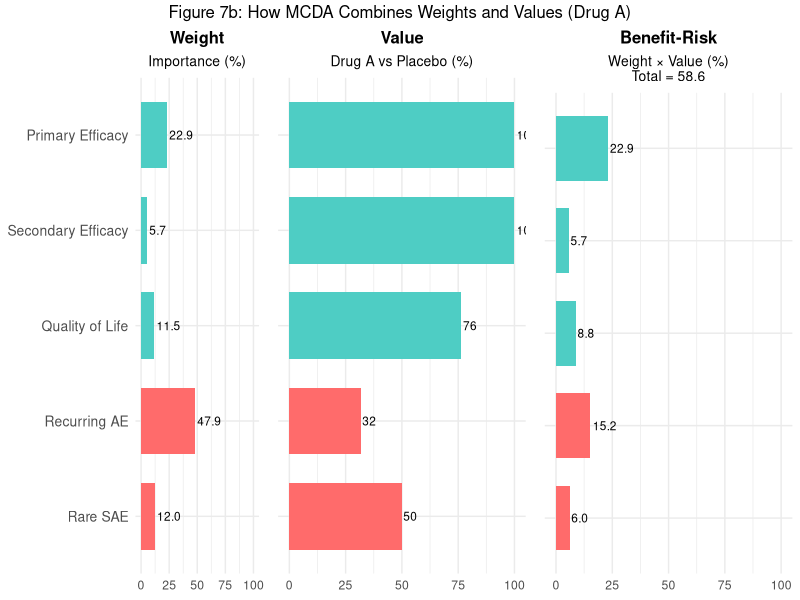
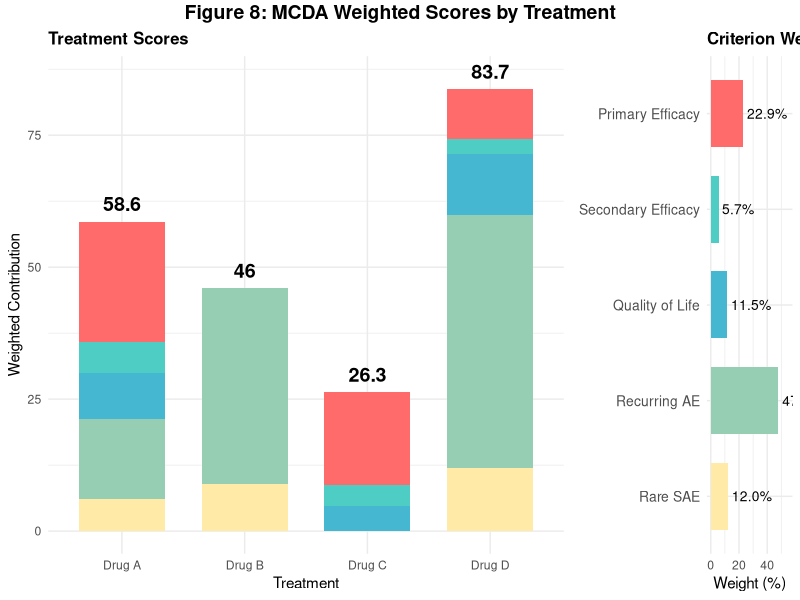
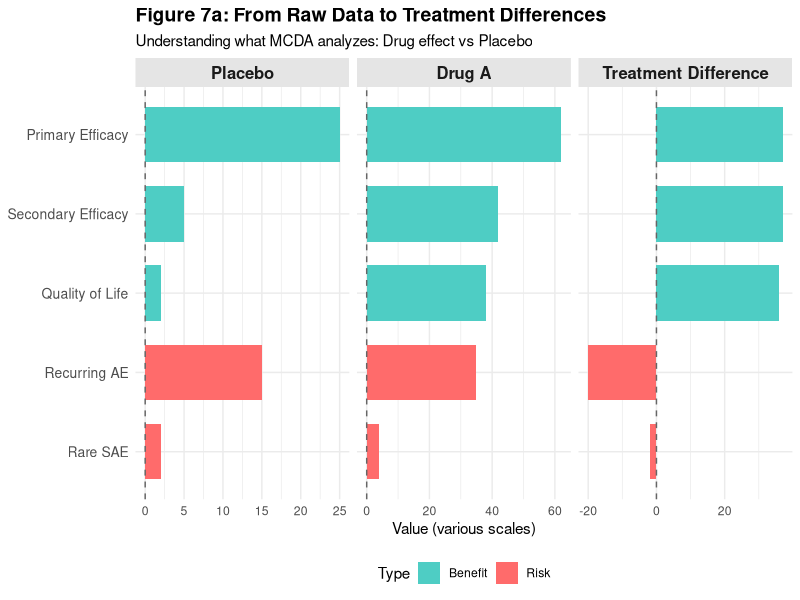
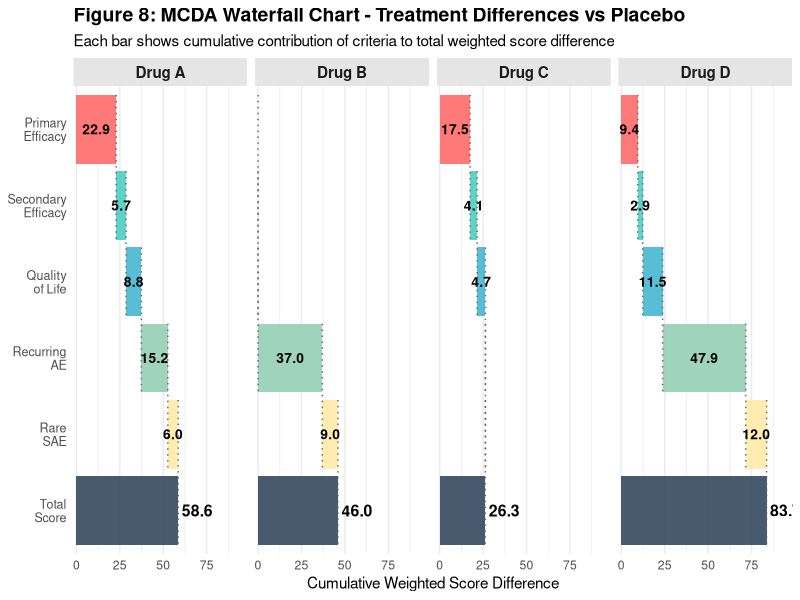
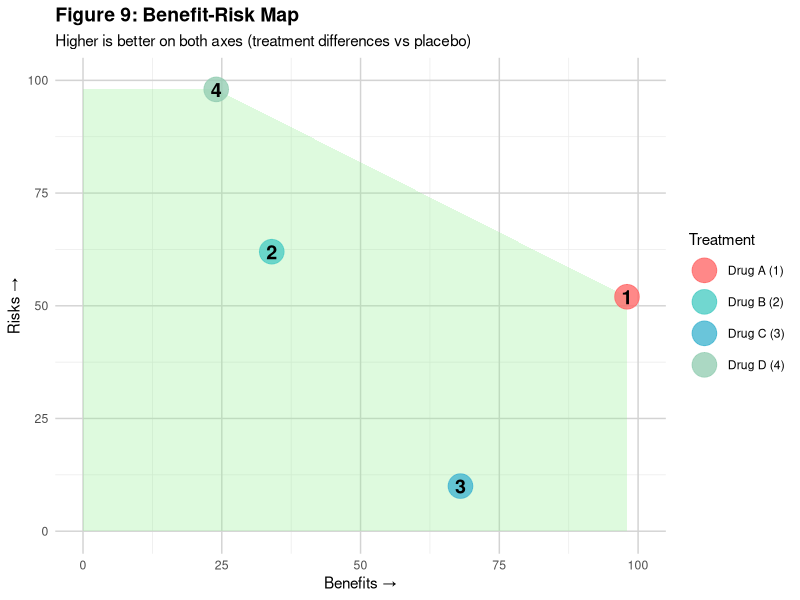
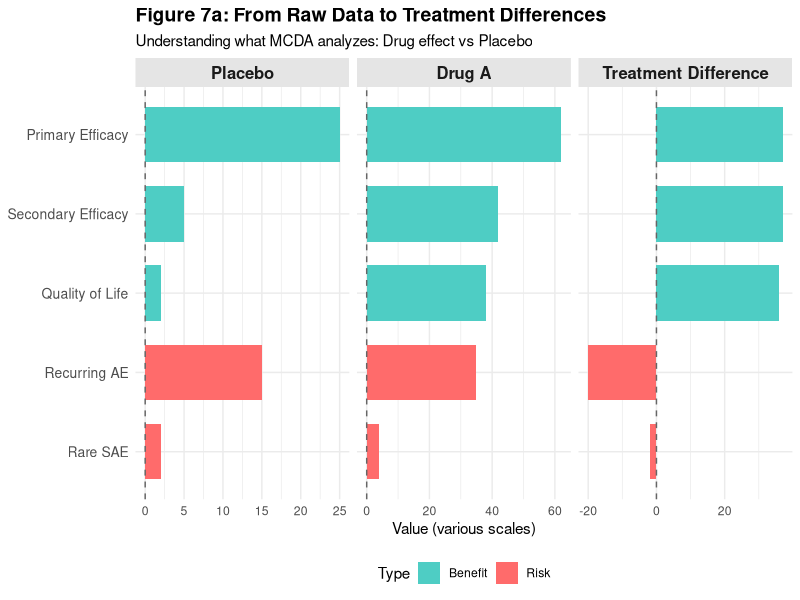
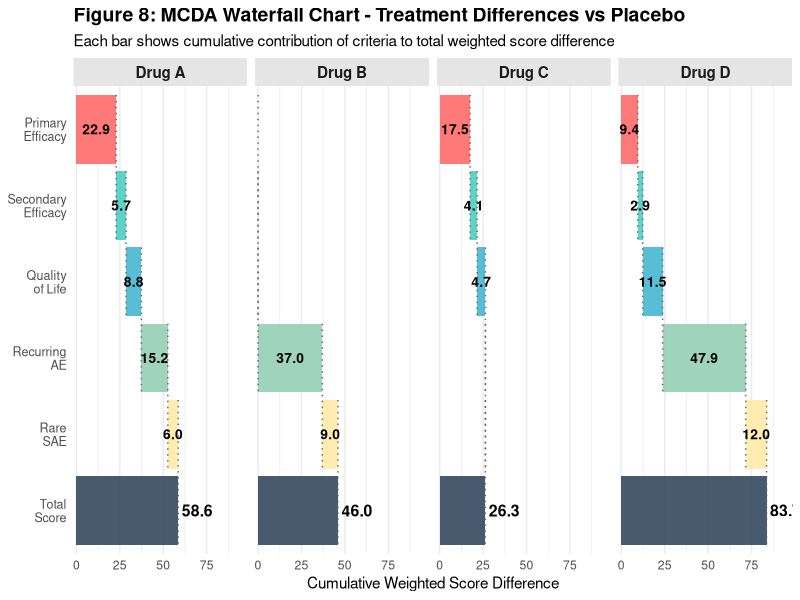
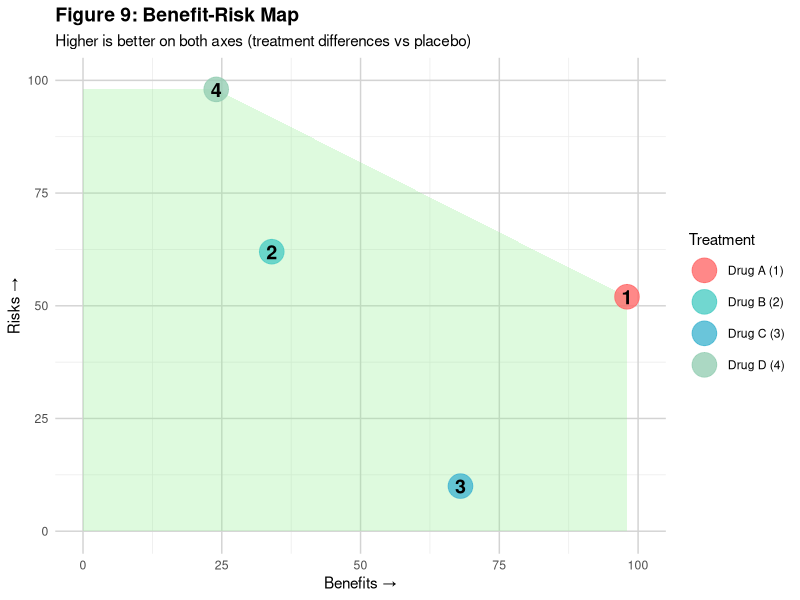

The R script that drew these images, in order:
# ============================================================================
# MCDA Benefit-Risk Analysis - Chart Generation Script
# Creates Figures 7a, 7b, 8 (stacked bar and waterfall), and 9
# ============================================================================

# Load required libraries
library(ggplot2)
library(dplyr)
library(reshape2)
library(gridExtra)

# ============================================================================
# 1. DATA PREPARATION
# ============================================================================

# Create raw performance data
create_publication_data <- function() {
  performance_data <- data.frame(
    Treatment = c("Placebo", "Drug A", "Drug B", "Drug C", "Drug D"),
    Primary_Efficacy = c(0.25, 0.62, 0.45, 0.58, 0.52),
    Secondary_Efficacy = c(5, 42, 28, 38, 35),
    Quality_of_Life = c(2, 38, 25, 32, 42),
    Recurring_AE = c(0.15, 0.35, 0.25, 0.42, 0.20),
    Rare_SAE = c(0.02, 0.04, 0.03, 0.06, 0.02)
  )
  return(performance_data)
}

# Calculate treatment differences vs placebo
calculate_treatment_differences <- function(data) {
  placebo_row <- data[data$Treatment == "Placebo", ]

  differences <- data.frame(
    Treatment = data$Treatment[data$Treatment != "Placebo"],
    Primary_Efficacy_Diff = data$Primary_Efficacy[data$Treatment != "Placebo"] -
      placebo_row$Primary_Efficacy,
    Secondary_Efficacy_Diff = data$Secondary_Efficacy[data$Treatment != "Placebo"] -
      placebo_row$Secondary_Efficacy,
    Quality_of_Life_Diff = data$Quality_of_Life[data$Treatment != "Placebo"] -
      placebo_row$Quality_of_Life,
    Recurring_AE_Diff = placebo_row$Recurring_AE -
      data$Recurring_AE[data$Treatment != "Placebo"],
    Rare_SAE_Diff = placebo_row$Rare_SAE -
      data$Rare_SAE[data$Treatment != "Placebo"]
  )
  return(differences)
}

# Initialize data
pub_data <- create_publication_data()
treatment_diffs <- calculate_treatment_differences(pub_data)

# Create performance matrix
performance_matrix_pub <- as.matrix(treatment_diffs[, -1])
rownames(performance_matrix_pub) <- treatment_diffs$Treatment
colnames(performance_matrix_pub) <- c("Primary_Efficacy", "Secondary_Efficacy",
                                      "Quality_of_Life", "Recurring_AE", "Rare_SAE")

# Define weights
weights_pub <- c(
  Primary_Efficacy = 0.229,
  Secondary_Efficacy = 0.057,
  Quality_of_Life = 0.115,
  Recurring_AE = 0.479,
  Rare_SAE = 0.120
)

# Normalize performance matrix
normalized_pub <- apply(performance_matrix_pub, 2, function(x) {
  (x - min(x)) / (max(x) - min(x))
})

# Calculate weighted contributions
weighted_contributions_pub <- normalized_pub * rep(weights_pub, each = nrow(normalized_pub))

# Calculate total scores
total_scores_pub <- rowSums(weighted_contributions_pub)

# Create contributions data frame
contrib_df <- as.data.frame(weighted_contributions_pub)
contrib_df$Treatment <- rownames(performance_matrix_pub)
contrib_df$Total_Score <- total_scores_pub * 100
contrib_df$Rank <- rank(-total_scores_pub)

# Reshape for plotting
contrib_long <- melt(contrib_df[, 1:5],
                     variable.name = "Criteria",
                     value.name = "Contribution")
contrib_long$Treatment <- rep(contrib_df$Treatment, 5)

# ============================================================================
# 2. FIGURE 7a: RAW DATA TO TREATMENT DIFFERENCES
# ============================================================================

create_fig7a <- function() {
  raw_comparison <- data.frame(
    Criterion = rep(c("Primary Efficacy", "Secondary Efficacy", "Quality of Life",
                      "Recurring AE", "Rare SAE"), 3),
    Value = c(
      0.25 * 100, 5, 2, 0.15 * 100, 0.02 * 100,
      0.62 * 100, 42, 38, 0.35 * 100, 0.04 * 100,
      (0.62 - 0.25) * 100, 42 - 5, 38 - 2, (0.15 - 0.35) * 100, (0.02 - 0.04) * 100
    ),
    Group = rep(c("Placebo", "Drug A", "Treatment Difference"), each = 5),
    Type = rep(c("Benefit", "Benefit", "Benefit", "Risk", "Risk"), 3)
  )

  raw_comparison$Criterion <- factor(raw_comparison$Criterion,
                                     levels = rev(c("Primary Efficacy", "Secondary Efficacy",
                                                    "Quality of Life", "Recurring AE", "Rare SAE")))
  raw_comparison$Group <- factor(raw_comparison$Group,
                                 levels = c("Placebo", "Drug A", "Treatment Difference"))

  p_raw <- ggplot(raw_comparison, aes(x = Value, y = Criterion, fill = Type)) +
    geom_bar(stat = "identity", width = 0.7) +
    facet_wrap(~ Group, ncol = 3, scales = "free_x") +
    scale_fill_manual(values = c("Benefit" = "#4ECDC4", "Risk" = "#FF6B6B")) +
    labs(title = "Figure 7a: From Raw Data to Treatment Differences",
         subtitle = "Understanding what MCDA analyzes: Drug effect vs Placebo",
         x = "Value (various scales)",
         y = NULL) +
    theme_minimal() +
    theme(
      strip.text = element_text(size = 12, face = "bold"),
      strip.background = element_rect(fill = "grey90", color = NA),
      axis.text.y = element_text(size = 10),
      legend.position = "bottom",
      plot.title = element_text(size = 14, face = "bold"),
      plot.subtitle = element_text(size = 11)
    ) +
    geom_vline(xintercept = 0, linetype = "dashed", color = "gray40", size = 0.5)

  return(p_raw)
}

# ============================================================================
# 3. FIGURE 7b: MCDA CALCULATION WALKTHROUGH (DRUG A)
# ============================================================================

create_fig7b <- function() {
  drug_a_idx <- which(rownames(performance_matrix_pub) == "Drug A")
  drug_a_weights <- weights_pub * 100
  drug_a_values <- normalized_pub[drug_a_idx, ] * 100
  drug_a_contributions <- weighted_contributions_pub[drug_a_idx, ] * 100
  drug_a_total <- sum(drug_a_contributions)

  x_max <- 100

  # Panel 1: Weights
  weights_df_plot <- data.frame(
    Criterion = factor(c("Primary Efficacy", "Secondary Efficacy", "Quality of Life",
                         "Recurring AE", "Rare SAE"),
                       levels = rev(c("Primary Efficacy", "Secondary Efficacy",
                                      "Quality of Life", "Recurring AE", "Rare SAE"))),
    Weight = weights_pub * 100,
    Type = c("Benefit", "Benefit", "Benefit", "Risk", "Risk")
  )

  p_weights <- ggplot(weights_df_plot, aes(x = Weight, y = Criterion, fill = Type)) +
    geom_bar(stat = "identity", width = 0.7) +
    scale_fill_manual(values = c("Benefit" = "#4ECDC4", "Risk" = "#FF6B6B")) +
    labs(title = "Weight", subtitle = "Importance (%)", x = NULL, y = NULL) +
    xlim(0, x_max) +
    theme_minimal() +
    theme(axis.text.y = element_text(size = 10),
          legend.position = "none",
          plot.title = element_text(size = 12, face = "bold", hjust = 0.5),
          plot.subtitle = element_text(size = 10, hjust = 0.5)) +
    geom_text(aes(label = sprintf("%.1f", Weight)), hjust = -0.1, size = 3)

  # Panel 2: Drug A Normalized Values
  drug_a_values_df <- data.frame(
    Criterion = factor(c("Primary Efficacy", "Secondary Efficacy", "Quality of Life",
                         "Recurring AE", "Rare SAE"),
                       levels = rev(c("Primary Efficacy", "Secondary Efficacy",
                                      "Quality of Life", "Recurring AE", "Rare SAE"))),
    Value = normalized_pub[drug_a_idx, ] * 100,
    Type = c("Benefit", "Benefit", "Benefit", "Risk", "Risk")
  )

  p_values <- ggplot(drug_a_values_df, aes(x = Value, y = Criterion, fill = Type)) +
    geom_bar(stat = "identity", width = 0.7) +
    scale_fill_manual(values = c("Benefit" = "#4ECDC4", "Risk" = "#FF6B6B")) +
    labs(title = "Value", subtitle = "Drug A vs Placebo (%)", x = NULL, y = NULL) +
    xlim(0, x_max) +
    theme_minimal() +
    theme(axis.text.y = element_blank(),
          legend.position = "none",
          plot.title = element_text(size = 12, face = "bold", hjust = 0.5),
          plot.subtitle = element_text(size = 10, hjust = 0.5)) +
    geom_text(aes(label = sprintf("%.0f", Value)), hjust = -0.1, size = 3)

  # Panel 3: Drug A Weighted Contributions
  drug_a_contrib_df <- data.frame(
    Criterion = factor(c("Primary Efficacy", "Secondary Efficacy", "Quality of Life",
                         "Recurring AE", "Rare SAE"),
                       levels = rev(c("Primary Efficacy", "Secondary Efficacy",
                                      "Quality of Life", "Recurring AE", "Rare SAE"))),
    Contribution = weighted_contributions_pub[drug_a_idx, ] * 100,
    Type = c("Benefit", "Benefit", "Benefit", "Risk", "Risk")
  )

  p_weighted <- ggplot(drug_a_contrib_df, aes(x = Contribution, y = Criterion, fill = Type)) +
    geom_bar(stat = "identity", width = 0.7) +
    scale_fill_manual(values = c("Benefit" = "#4ECDC4", "Risk" = "#FF6B6B")) +
    labs(title = "Benefit-Risk",
         subtitle = sprintf("Weight × Value (%%)\nTotal = %.1f", drug_a_total),
         x = NULL, y = NULL) +
    xlim(0, x_max) +
    theme_minimal() +
    theme(axis.text.y = element_blank(),
          legend.position = "none",
          plot.title = element_text(size = 12, face = "bold", hjust = 0.5),
          plot.subtitle = element_text(size = 10, hjust = 0.5)) +
    geom_text(aes(label = sprintf("%.1f", Contribution)), hjust = -0.1, size = 3)

  # Combine panels
  combined_plot <- grid.arrange(p_weights, p_values, p_weighted, ncol = 3,
                                top = "Figure 7b: How MCDA Combines Weights and Values (Drug A)")

  return(combined_plot)
}

# ============================================================================
# 4. FIGURE 8: STACKED BAR CHART WITH WEIGHTS
# ============================================================================

create_fig8_stacked <- function() {
  # Create stacked bar chart
  p_stacked <- ggplot(contrib_long, aes(x = Treatment, y = Contribution * 100, fill = Criteria)) +
    geom_bar(stat = "identity", width = 0.7) +
    scale_fill_manual(
      values = c("Primary_Efficacy" = "#FF6B6B",
                 "Secondary_Efficacy" = "#4ECDC4",
                 "Quality_of_Life" = "#45B7D1",
                 "Recurring_AE" = "#96CEB4",
                 "Rare_SAE" = "#FFEAA7"),
      labels = c("Primary Efficacy", "Secondary Efficacy",
                 "Quality of Life", "Recurring AE", "Rare SAE")
    ) +
    labs(title = "Treatment Scores",
         x = "Treatment", y = "Weighted Contribution") +
    theme_minimal() +
    theme(legend.position = "none",
          plot.title = element_text(size = 12, face = "bold")) +
    geom_text(data = contrib_df,
              aes(x = Treatment, y = Total_Score + 2, label = round(Total_Score, 1)),
              inherit.aes = FALSE, vjust = 0, size = 5, fontface = "bold")

  # Create weights bar chart
  weights_chart_df <- data.frame(
    Criteria = factor(c("Primary Efficacy", "Secondary Efficacy", "Quality of Life",
                        "Recurring AE", "Rare SAE"),
                      levels = rev(c("Primary Efficacy", "Secondary Efficacy",
                                     "Quality of Life", "Recurring AE", "Rare SAE"))),
    Weight = weights_pub * 100,
    Criteria_var = factor(c("Primary_Efficacy", "Secondary_Efficacy", "Quality_of_Life",
                            "Recurring_AE", "Rare_SAE"),
                          levels = rev(c("Primary_Efficacy", "Secondary_Efficacy",
                                         "Quality_of_Life", "Recurring_AE", "Rare_SAE")))
  )

  p_weights_chart <- ggplot(weights_chart_df, aes(x = Weight, y = Criteria, fill = Criteria_var)) +
    geom_bar(stat = "identity", width = 0.7) +
    scale_fill_manual(
      values = c("Primary_Efficacy" = "#FF6B6B",
                 "Secondary_Efficacy" = "#4ECDC4",
                 "Quality_of_Life" = "#45B7D1",
                 "Recurring_AE" = "#96CEB4",
                 "Rare_SAE" = "#FFEAA7")
    ) +
    labs(title = "Criterion Weights",
         x = "Weight (%)", y = NULL) +
    theme_minimal() +
    theme(legend.position = "none",
          plot.title = element_text(size = 12, face = "bold"),
          axis.text.y = element_text(size = 10)) +
    geom_text(aes(label = sprintf("%.1f%%", Weight)), hjust = -0.1, size = 3.5) +
    xlim(0, max(weights_chart_df$Weight) * 1.15)

  # Combine both plots
  library(grid)
  combined_plot <- grid.arrange(p_stacked, p_weights_chart, ncol = 2, widths = c(2.5, 1),
               top = textGrob("Figure 8: MCDA Weighted Scores by Treatment",
                             gp = gpar(fontsize = 14, fontface = "bold")))

  return(combined_plot)
}

# ============================================================================
# 5. FIGURE 8: WATERFALL CHART
# ============================================================================

create_fig8_waterfall <- function() {
  # Prepare waterfall data
  waterfall_data <- contrib_long %>%
    mutate(
      Criteria = factor(Criteria,
                        levels = c("Primary_Efficacy", "Secondary_Efficacy",
                                   "Quality_of_Life", "Recurring_AE", "Rare_SAE"))
    ) %>%
    arrange(Treatment, Criteria) %>%
    group_by(Treatment) %>%
    mutate(
      Contribution_pct = Contribution * 100,
      end = cumsum(Contribution_pct),
      start = lag(end, default = 0),
      id = 7 - row_number()
    ) %>%
    ungroup()

  # Add total bars
  totals <- contrib_df %>%
    select(Treatment, Total_Score) %>%
    mutate(
      Criteria = factor("Total", levels = c("Primary_Efficacy", "Secondary_Efficacy",
                                            "Quality_of_Life", "Recurring_AE", "Rare_SAE", "Total")),
      Contribution_pct = Total_Score,
      start = 0,
      end = Total_Score,
      id = 1
    )

  # Combine data
  waterfall_complete <- bind_rows(waterfall_data, totals) %>%
    mutate(
      Criteria = factor(Criteria,
                        levels = c("Primary_Efficacy", "Secondary_Efficacy",
                                   "Quality_of_Life", "Recurring_AE", "Rare_SAE", "Total")),
      Treatment = factor(Treatment, levels = c("Drug A", "Drug B", "Drug C", "Drug D"))
    )

  # Create connector lines
  connector_lines <- waterfall_data %>%
    arrange(Treatment, desc(id)) %>%
    group_by(Treatment) %>%
    mutate(
      next_start = lead(start),
      next_id = lead(id)
    ) %>%
    filter(!is.na(next_start)) %>%
    ungroup()

  # Add connectors from Rare SAE to Total
  rare_to_total <- waterfall_data %>%
    filter(Criteria == "Rare_SAE") %>%
    left_join(totals %>% select(Treatment, total_end = end, total_id = id),
              by = "Treatment") %>%
    mutate(
      next_start = 0,
      next_id = total_id
    ) %>%
    select(Treatment, Criteria, end, id, next_start, next_id)

  all_connectors <- bind_rows(connector_lines, rare_to_total)

  # Create plot
  p_waterfall <- ggplot(waterfall_complete,
                        aes(y = id, fill = Criteria,
                            ymin = id - 0.45, ymax = id + 0.45,
                            xmin = start, xmax = end)) +
    geom_rect(alpha = 0.9) +
    geom_segment(data = all_connectors,
                 aes(x = end, xend = end,
                     y = id + 0.45, yend = next_id - 0.45),
                 linetype = "dotted", color = "gray40", linewidth = 0.5,
                 inherit.aes = FALSE) +
    facet_wrap(~Treatment, nrow = 1) +
    scale_fill_manual(
      values = c("Primary_Efficacy" = "#FF6B6B",
                 "Secondary_Efficacy" = "#4ECDC4",
                 "Quality_of_Life" = "#45B7D1",
                 "Recurring_AE" = "#96CEB4",
                 "Rare_SAE" = "#FFEAA7",
                 "Total" = "#34495e"),
      labels = c("Primary Efficacy", "Secondary Efficacy",
                 "Quality of Life", "Recurring AE", "Rare SAE", "Total Score"),
      drop = FALSE
    ) +
    geom_text(data = filter(waterfall_complete, Contribution_pct > 0.5, Criteria != "Total"),
              aes(x = (start + end) / 2, y = id,
                  label = sprintf("%.1f", Contribution_pct)),
              inherit.aes = FALSE, size = 3.5, color = "black", fontface = "bold") +
    geom_text(data = filter(waterfall_complete, Criteria == "Total"),
              aes(x = end + 2, y = id,
                  label = sprintf("%.1f", Contribution_pct)),
              inherit.aes = FALSE, size = 4, fontface = "bold", hjust = 0) +
    scale_y_continuous(
      breaks = 1:6,
      labels = c("Total\nScore", "Rare\nSAE", "Recurring\nAE", "Quality\nof Life",
                 "Secondary\nEfficacy", "Primary\nEfficacy"),
      expand = expansion(mult = c(0.02, 0.02))
    ) +
    scale_x_continuous(expand = expansion(mult = c(0.02, 0.15))) +
    labs(title = "Figure 8: MCDA Waterfall Chart - Treatment Differences vs Placebo",
         subtitle = "Each bar shows cumulative contribution of criteria to total weighted score difference",
         x = "Cumulative Weighted Score Difference", y = NULL) +
    theme_minimal() +
    theme(
      legend.position = "none",
      plot.title = element_text(size = 14, face = "bold"),
      axis.text.y = element_text(size = 9, hjust = 1),
      panel.grid.major.y = element_blank(),
      panel.grid.minor.y = element_blank(),
      strip.text = element_text(size = 11, face = "bold"),
      strip.background = element_rect(fill = "gray90", color = NA)
    )

  return(p_waterfall)
}

# ============================================================================
# 6. FIGURE 9: BENEFIT-RISK MAP
# ============================================================================

create_fig9 <- function() {
  # Calculate benefit and risk category weights
  benefit_criteria <- c("Primary_Efficacy", "Secondary_Efficacy", "Quality_of_Life")
  risk_criteria <- c("Recurring_AE", "Rare_SAE")
  
  benefit_weights <- weights_pub[benefit_criteria]
  risk_weights <- weights_pub[risk_criteria]
  
  total_benefit_weight <- sum(benefit_weights) * 100  # 40.1%
  total_risk_weight <- sum(risk_weights) * 100        # 59.9%
  
  # Create benefit-risk map data
  br_map_df <- data.frame(
    Treatment = c("Drug A", "Drug B", "Drug C", "Drug D"),
    Benefits = c(98, 34, 68, 24),
    Risks = c(52, 62, 10, 98),
    Label = c("1", "2", "3", "4")
  )

  # Find the two outermost points
  max_y_point <- br_map_df[which.max(br_map_df$Risks), ]  # Drug D at (24, 98)
  max_x_point <- br_map_df[which.max(br_map_df$Benefits), ]  # Drug A at (98, 52)
  
  # Create frontier polygon: (0, 0) -> (0, 98) -> Drug D (24, 98) -> Drug A (98, 52) -> (98, 0) -> back to origin
  frontier_polygon <- data.frame(
    x = c(0, 0, max_y_point$Benefits, max_x_point$Benefits, max(br_map_df$Benefits), 0),
    y = c(0, max(br_map_df$Risks), max_y_point$Risks, max_x_point$Risks, 0, 0)
  )

  p_brmap <- ggplot(br_map_df, aes(x = Benefits, y = Risks, color = Treatment)) +
    # Shaded frontier region under the two outermost points
    geom_polygon(data = frontier_polygon, aes(x = x, y = y),
                 inherit.aes = FALSE, fill = "lightgreen", alpha = 0.3) +
    geom_point(size = 8, alpha = 0.8) +
    geom_text(aes(label = Label), color = "black", size = 5, fontface = "bold") +
    scale_color_manual(
      values = c("Drug A" = "#FF6B6B", "Drug B" = "#4ECDC4",
                 "Drug C" = "#45B7D1", "Drug D" = "#96CEB4"),
      labels = c("Drug A (1)", "Drug B (2)", "Drug C (3)", "Drug D (4)")
    ) +
    xlim(0, 100) + ylim(0, 100) +
    labs(title = "Figure 9: Benefit-Risk Map",
         subtitle = "Higher is better on both axes (treatment differences vs placebo)",
         x = "Benefits →",
         y = "Risks →") +
    theme_minimal() +
    theme(panel.grid.major = element_line(color = "lightgray"),
          plot.title = element_text(size = 14, face = "bold"),
          legend.position = "right")

  return(p_brmap)
}

# ============================================================================
# 7. GENERATE ALL CHARTS
# ============================================================================

# Create output directory if it doesn't exist
if (!dir.exists("output")) {
  dir.create("output")
}

# Generate and save all figures
cat("Generating Figure 7a...\n")
fig7a <- create_fig7a()
ggsave("dev/figure_7a_raw_comparison.jpeg", fig7a, width = 16, height = 6, dpi = 300)

cat("Generating Figure 7b...\n")
fig7b <- create_fig7b()
ggsave("dev/figure_7b_mcda_walkthrough.jpeg", fig7b, width = 14, height = 5, dpi = 300)

cat("Generating Figure 8 (Stacked Bar)...\n")
fig8_stacked <- create_fig8_stacked()
ggsave("dev/figure_8_stacked_bar.jpeg", fig8_stacked, width = 14, height = 7, dpi = 300)

cat("Generating Figure 8 (Waterfall)...\n")
fig8_waterfall <- create_fig8_waterfall()
ggsave("dev/figure_8_waterfall.jpeg", fig8_waterfall, width = 12, height = 6, dpi = 300)

cat("Generating Figure 9...\n")
fig9 <- create_fig9()
ggsave("dev/figure_9_benefit_risk_map.jpeg", fig9, width = 8, height = 8, dpi = 300)

cat("\nAll figures generated successfully!\n")
cat("Output saved to 'dev/' directory\n")

# Display figures (optional - comment out if running in batch mode)
print(fig7a)
print(fig7b)
print(fig8_stacked)
print(fig8_waterfall)
print(fig9)
